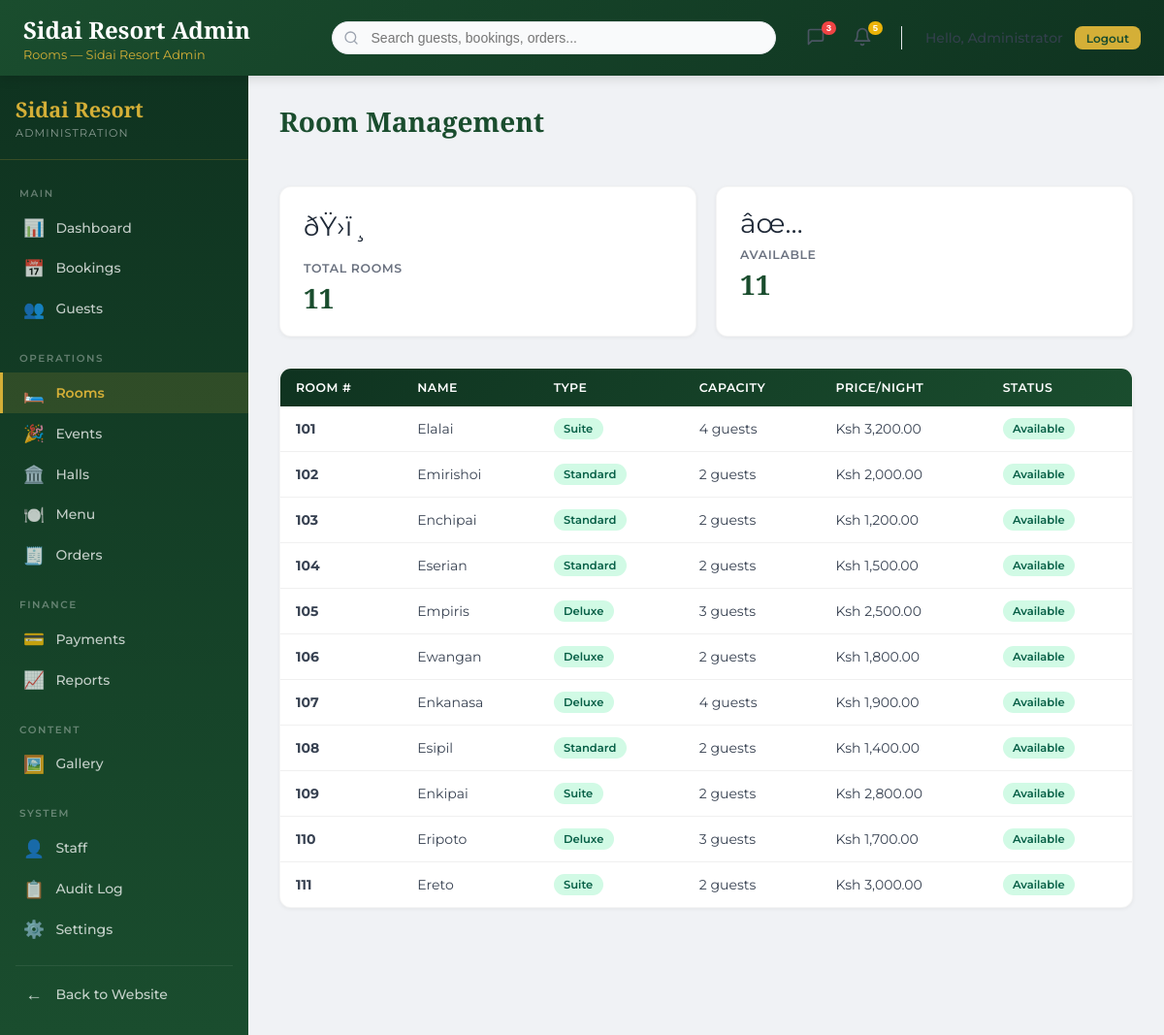
Page /admin/rooms.php (signed in) on the committed database.
### tables this page shows
CREATE TABLE IF NOT EXISTS rooms (
  id INT UNSIGNED AUTO_INCREMENT PRIMARY KEY,
  room_number VARCHAR(20) UNIQUE NOT NULL,
  name VARCHAR(100) NOT NULL,
  type ENUM('standard','deluxe','suite','pool_villa','honeymoon') NOT NULL,
  capacity INT NOT NULL DEFAULT 2,
  price_per_night DECIMAL(10,2) NOT NULL,
  discount_percentage DECIMAL(5,2) DEFAULT 0,
  description TEXT,
  amenities JSON,
  is_available TINYINT(1) DEFAULT 1,
  images JSON,
  created_at TIMESTAMP DEFAULT CURRENT_TIMESTAMP,
  KEY idx_type (type),
  KEY idx_available (is_available)
);

### app/config/constants.php (called while the page is built, shortened)
<?php declare(strict_types=1);
if (!function_exists('safe_html')) {
    function safe_html(mixed $value): string
    {
        return htmlspecialchars((string)$value, ENT_QUOTES, 'UTF-8');
    }
}
if (!function_exists('format_kes')) {
    function format_kes(float|int|string $amount): string
    {
        return 'Ksh ' . number_format((float)$amount, 2, '.', ',');
    }
}

### app/includes/autoload.php (called while the page is built, shortened)
<?php declare(strict_types=1);
spl_autoload_register(static function (string $class): void {
    $prefix = 'App\\';
    $relative = substr($class, strlen($prefix));
    $segments = explode('\\', $relative);
    if (isset($segments[0])) {
        $segments[0] = strtolower($segments[0]);
    }
    $path = dirname(__DIR__) . '/' . implode('/', $segments) . '.php';
});

### app/core/Database.php (called while the page is built, shortened)
<?php declare(strict_types=1);
final class Database
{
    private static ?self $instance = null;
    private PDO $pdo;
    private function __construct()
    {
        try {
            $this->pdo = new PDO(
                DB_DSN,
                DB_USER,
                DB_PASSWORD,
                [
                    PDO::ATTR_ERRMODE => PDO::ERRMODE_EXCEPTION,
                    PDO::ATTR_DEFAULT_FETCH_MODE => PDO::FETCH_ASSOC,
                    PDO::ATTR_EMULATE_PREPARES => false,
                ]
            );
            $this->pdo->exec("SET time_zone = '+03:00'");
        } catch (PDOException $exception) {
            log_error('Database connection failed.', $exception);
            throw new RuntimeException('A database connection error occurred.');
        }
    }
    public static function getInstance(): self
    {
        if (self::$instance === null) {
            self::$instance = new self();
        }
        return self::$instance;
    }
    public function query(string $sql, array $params = []): \PDOStatement
    {
        try {
            $statement = $this->pdo->prepare($sql);
            $statement->execute($params);
            return $statement;
        } catch (PDOException $exception) {
            log_error('Database query failed.', $exception);
            throw $exception;
        }
    }
    public function queryAll(string $sql, array $params = []): array
    {
        return $this->query($sql, $params)->fetchAll();
    }
}

### app/models/Room.php (called while the page is built, shortened)
<?php declare(strict_types=1);
class Room
{
    private Database $database;
    public function __construct(?Database $database = null)
    {
        $this->database = $database ?? Database::getInstance();
    }
    public function getAll(int $limit = 100): array
    {
        return $this->database->queryAll(
            'SELECT * FROM rooms ORDER BY room_number ASC LIMIT :limit',
            [':limit' => $limit]
        );
    }
}

### public/admin/rooms.php (the view, shortened to what this page needs)
<?php declare(strict_types=1);
$pageTitle = 'Rooms';
$roomModel = new \App\Models\Room();
$rooms = $roomModel->getAll();
$roomTypes = [
    'standard' => 'Standard',
    'deluxe' => 'Deluxe',
    'suite' => 'Suite',
    'pool_villa' => 'Pool Villa',
    'honeymoon' => 'Honeymoon',
];
?>
<?php include APP_PATH . '/includes/admin-head.php'; ?>
<?php include APP_PATH . '/includes/admin-header.php'; ?>
<div class="admin-layout">
    <?php include APP_PATH . '/includes/admin-sidebar.php'; ?>
    <main class="admin-main">
        <div class="admin-page-header">
            <h2 class="admin-page-title">Room Management</h2>
        </div>
        <div class="stat-grid">
            <div class="stat-card">
                <div class="stat-icon">ðŸ›ï¸</div>
                <div class="stat-label">Total Rooms</div>
                <div class="stat-value"><?php echo count($rooms); ?></div>
            </div>
            <div class="stat-card">
                <div class="stat-icon">âœ…</div>
                <div class="stat-label">Available</div>
                <div class="stat-value"><?php echo count(array_filter($rooms, fn($r) => (int)($r['is_available'] ?? 0) === 1)); ?></div>
            </div>
        </div>
        <div class="admin-card">
            <div style="overflow-x:auto;">
                <table class="admin-table" id="rooms-table">
                    <thead>
                        <tr>
                            <th>Room #</th>
                            <th>Name</th>
                            <th>Type</th>
                            <th>Capacity</th>
                            <th>Price/Night</th>
                            <th>Status</th>
                        </tr>
                    </thead>
                    <tbody>
                        <?php if (empty($rooms)): ?>
                            <tr><td colspan="6" class="admin-empty"><div class="empty-icon">ðŸ›ï¸</div><div class="empty-text">No rooms configured</div></td></tr>
                        <?php else: ?>
                            <?php foreach ($rooms as $room): ?>
                                <tr>
                                    <td><strong><?php echo safe_html($room['room_number']); ?></strong></td>
                                    <td><?php echo safe_html($room['name']); ?></td>
                                    <td><span class="badge badge-active"><?php echo $roomTypes[$room['type']] ?? ucfirst($room['type']); ?></span></td>
                                    <td><?php echo (int)$room['capacity']; ?> guests</td>
                                    <td><?php echo format_kes($room['price_per_night']); ?></td>
                                    <td>
                                        <span class="badge <?php echo (int)$room['is_available'] === 1 ? 'badge-active' : 'badge-inactive'; ?>">
                                            <?php echo (int)$room['is_available'] === 1 ? 'Available' : 'Unavailable'; ?>
                                        </span>
                                    </td>
                                </tr>
                            <?php endforeach; ?>
                        <?php endif; ?>
                    </tbody>
                </table>
            </div>
        </div>
    </main>
</div>
<?php include APP_PATH . '/includes/admin-footer.php'; ?>

### app/includes/admin-head.php (shortened to what this page needs)
<?php declare(strict_types=1);
$pageTitle = ($pageTitle ?? 'Dashboard') . ' — Sidai Resort Admin';
?><!doctype html>
<html lang="en">
<head>
    <link rel="stylesheet" href="<?php echo WEB_ROOT; ?>/admin/assets/css/admin.css">
</head>
<body class="admin-body">

### app/includes/admin-header.php (shortened to what this page needs)
<?php declare(strict_types=1);
$staff = $_SESSION['staff'] ?? [];
?>
<header class="admin-header">
    <div style="display:flex;align-items:center;gap:0.75rem;">
        <div>
            <h1>Sidai Resort Admin</h1>
            <div class="page-indicator"><?php echo safe_html($pageTitle ?? 'Dashboard'); ?></div>
        </div>
    </div>
    <div style="flex: 1; max-width: 400px; margin: 0 2rem; position: relative;" class="admin-search-wrapper">
        <input type="text" placeholder="Search guests, bookings, orders..." class="admin-search-input" style="width: 100%; padding: 0.5rem 1rem 0.5rem 2.5rem; border-radius: 999px; border: 1px solid #E5E7EB; background: #F9FAFB; font-size: 0.875rem;">
    </div>
    <div class="user-section" style="display:flex; align-items:center; gap:1.5rem;">
        <div style="display:flex; align-items:center; gap:1rem;">
            <button type="button" class="admin-icon-btn" aria-label="Messages" style="position: relative; background: none; border: none; cursor: pointer; color: #4B5563;">
                <svg xmlns="http://www.w3.org/2000/svg" width="20" height="20" viewBox="0 0 24 24" fill="none" stroke="currentColor" stroke-width="2" stroke-linecap="round" stroke-linejoin="round"><path d="M21 15a2 2 0 0 1-2 2H7l-4 4V5a2 2 0 0 1 2-2h14a2 2 0 0 1 2 2z"></path></svg>
                <span style="position: absolute; top: -5px; right: -5px; background: #EF4444; color: white; font-size: 0.6rem; font-weight: bold; padding: 0.1rem 0.3rem; border-radius: 999px;">3</span>
            </button>
            <button type="button" class="admin-icon-btn" aria-label="Notifications" style="position: relative; background: none; border: none; cursor: pointer; color: #4B5563;">
                <svg xmlns="http://www.w3.org/2000/svg" width="20" height="20" viewBox="0 0 24 24" fill="none" stroke="currentColor" stroke-width="2" stroke-linecap="round" stroke-linejoin="round"><path d="M18 8A6 6 0 0 0 6 8c0 7-3 9-3 9h18s-3-2-3-9"></path><path d="M13.73 21a2 2 0 0 1-3.46 0"></path></svg>
                <span style="position: absolute; top: -5px; right: -5px; background: #EAB308; color: white; font-size: 0.6rem; font-weight: bold; padding: 0.1rem 0.3rem; border-radius: 999px;">5</span>
            </button>
        </div>
        <div style="display:flex; align-items:center; gap:0.75rem;">
            <span class="user-name" style="font-size: 0.875rem; font-weight: 500; color: #374151;">Hello, <?php echo safe_html($staff['full_name'] ?? 'Admin'); ?></span>
            <a href="<?php echo WEB_ROOT; ?>/admin/logout.php" class="btn-logout" style="font-size:0.75rem; padding: 0.3rem 0.75rem;">Logout</a>
        </div>
    </div>
</header>

### app/includes/admin-sidebar.php
<?php declare(strict_types=1);
$currentPage = basename(parse_url($_SERVER['REQUEST_URI'] ?? '', PHP_URL_PATH) ?? '', '.php');
$navSections = [
    'Main' => [
        ['page' => 'index',    'icon' => '📊', 'label' => 'Dashboard'],
        ['page' => 'bookings', 'icon' => '📅', 'label' => 'Bookings'],
        ['page' => 'guests',   'icon' => '👥', 'label' => 'Guests'],
    ],
    'Operations' => [
        ['page' => 'rooms',    'icon' => '🛏️', 'label' => 'Rooms'],
        ['page' => 'events',   'icon' => '🎉', 'label' => 'Events'],
        ['page' => 'halls',    'icon' => '🏛️', 'label' => 'Halls'],
        ['page' => 'menu',     'icon' => '🍽️', 'label' => 'Menu'],
        ['page' => 'orders',   'icon' => '🧾', 'label' => 'Orders'],
    ],
    'Finance' => [
        ['page' => 'payments', 'icon' => '💳', 'label' => 'Payments'],
        ['page' => 'reports',  'icon' => '📈', 'label' => 'Reports'],
    ],
    'Content' => [
        ['page' => 'gallery',  'icon' => '🖼️', 'label' => 'Gallery'],
    ],
    'System' => [
        ['page' => 'staff',     'icon' => '👤', 'label' => 'Staff'],
        ['page' => 'audit-log', 'icon' => '📋', 'label' => 'Audit Log'],
        ['page' => 'settings',  'icon' => '⚙️', 'label' => 'Settings'],
    ],
];
?>
<aside class="admin-sidebar">
    <div class="brand">
        <div class="brand-name">Sidai Resort</div>
        <div class="brand-sub">Administration</div>
    </div>
    <?php foreach ($navSections as $sectionTitle => $links): ?>
        <div class="nav-section">
            <div class="nav-section-title"><?php echo safe_html($sectionTitle); ?></div>
            <?php foreach ($links as $link): ?>
                <a href="<?php echo WEB_ROOT; ?>/admin/<?php echo $link['page']; ?>.php"
                   class="nav-link <?php echo $currentPage === $link['page'] ? 'active' : ''; ?>">
                    <span class="icon"><?php echo $link['icon']; ?></span>
                    <span><?php echo safe_html($link['label']); ?></span>
                </a>
            <?php endforeach; ?>
        </div>
    <?php endforeach; ?>
    <div class="nav-divider"></div>
    <a href="<?php echo WEB_ROOT; ?>/" class="nav-link">
        <span class="icon">←</span>
        <span>Back to Website</span>
    </a>
</aside>

### app/includes/admin-footer.php (shortened to what this page needs)
</body>
</html>

### rows in the picture
rooms: room_number "101", name "Elalai", type "Suite", capacity "4", price_per_night "Ksh 3,200.00", is_available "Available"
rooms: room_number "102", name "Emirishoi", type "Standard", capacity "2", price_per_night "Ksh 2,000.00", is_available "Available"
rooms: room_number "103", name "Enchipai", type "Standard", capacity "2", price_per_night "Ksh 1,200.00", is_available "Available"
rooms: room_number "104", name "Eserian", type "Standard", capacity "2", price_per_night "Ksh 1,500.00", is_available "Available"
rooms: room_number "105", name "Empiris", type "Deluxe", capacity "3", price_per_night "Ksh 2,500.00", is_available "Available"
rooms: room_number "106", name "Ewangan", type "Deluxe", capacity "2", price_per_night "Ksh 1,800.00", is_available "Available"
rooms: room_number "107", name "Enkanasa", type "Deluxe", capacity "4", price_per_night "Ksh 1,900.00", is_available "Available"
rooms: room_number "108", name "Esipil", type "Standard", capacity "2", price_per_night "Ksh 1,400.00", is_available "Available"
rooms: room_number "109", name "Enkipai", type "Suite", capacity "2", price_per_night "Ksh 2,800.00", is_available "Available"
rooms: room_number "110", name "Eripoto", type "Deluxe", capacity "3", price_per_night "Ksh 1,700.00", is_available "Available"
rooms: room_number "111", name "Ereto", type "Suite", capacity "2", price_per_night "Ksh 3,000.00", is_available "Available"

### other values in the picture
safe_html($pageTitle ?? 'Dashboard') "Rooms — Sidai Resort Admin"
safe_html($staff['full_name'] ?? 'Admin') "Administrator"
safe_html($sectionTitle) "MAIN"
$link['icon'] "📊"
safe_html($link['label']) "Dashboard"
$link['icon'] "📅"
safe_html($link['label']) "Bookings"
$link['icon'] "👥"
safe_html($link['label']) "Guests"
safe_html($sectionTitle) "OPERATIONS"
$link['icon'] "🛏️"
safe_html($link['label']) "Rooms"
$link['icon'] "🎉"
safe_html($link['label']) "Events"
$link['icon'] "🏛️"
